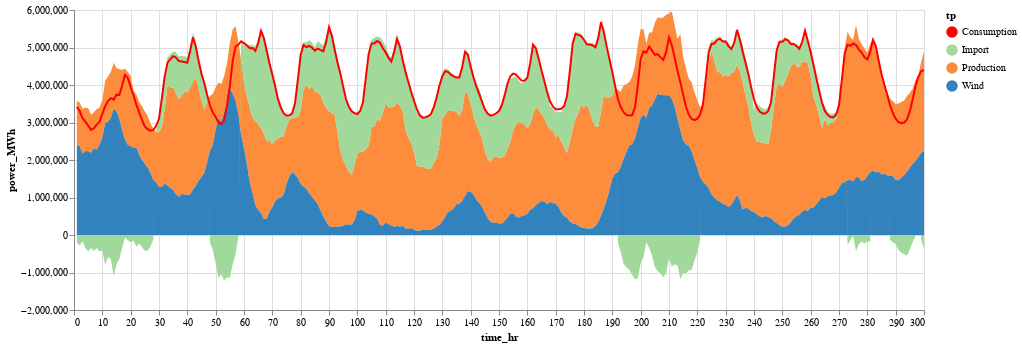

The notebook cell this image was saved under:
### Markdown cell above
Hourly consumption, production, as well as wind energy production data available from https://www.nordpoolgroup.com/historical-market-data/

### Code cell
using CSV, VegaLite, DataFrames

consum = CSV.read("consumption-dk-areas_2018_hourly.csv")
produc = CSV.read("production-dk-areas_2018_hourly.csv")
wind = CSV.read("wind-power-dk_2018_hourly.csv")
exp = CSV.read("exchange-per-country_2018_hourly.csv")
balance = CSV.read("solarpv2018.csv")


n = 300

#production with wind substracted
dif = produc[1:n,"DK"]-wind[1:n,"DK"]

data = vcat(DataFrame(time_hr=collect(1:n),power_MWh = consum[1:n,"DK"]*1000, tp = "Consumption",source = 2),           
            DataFrame(time_hr=collect(1:n),power_MWh = dif*1000, tp ="Production",source = 1),
            DataFrame(time_hr=collect(1:n),power_MWh = wind[1:n,"DK"]*1000, tp = "Wind",source = 1),
            DataFrame(time_hr=collect(1:n),power_MWh = exp[1:n,"DK"]*1000, tp = "Import",source = 1))

#Plotting data
data |>
@vlplot(width=850, hieght=700)+
@vlplot(mark=:area, x=:time_hr, y={:power_MWh,stack=:zero},color=:tp,transform=[{filter="datum.source==1"}]) +
@vlplot(mark=:line, x=:time_hr, y=:power_MWh, transform=[{filter="datum.source==2"}],
    color={:tp,
    scale={range = ["red","#a1d99b","#fd8d3c","#3182bd"]}})

### Figure 1 — Vega-Lite specification as saved in the notebook (floating-point values rounded to 4 significant figures; data arrays with more than 128 entries replaced by an {"elided": "..."} marker saying what was removed)
{"data": {"values": {"elided": "1200 records"}}, "hieght": 700, "layer": [{"encoding": {"color": {"field": "tp", "type": "nominal"}, "x": {"field": "time_hr", "type": "quantitative"}, "y": {"field": "power_MWh", "stack": "zero", "type": "quantitative"}}, "mark": "area", "transform": [{"filter": "datum.source==1"}]}, {"encoding": {"color": {"field": "tp", "scale": {"range": ["red", "#a1d99b", "#fd8d3c", "#3182bd"]}, "type": "nominal"}, "x": {"field": "time_hr", "type": "quantitative"}, "y": {"field": "power_MWh", "type": "quantitative"}}, "mark": "line", "transform": [{"filter": "datum.source==2"}]}], "width": 850}
